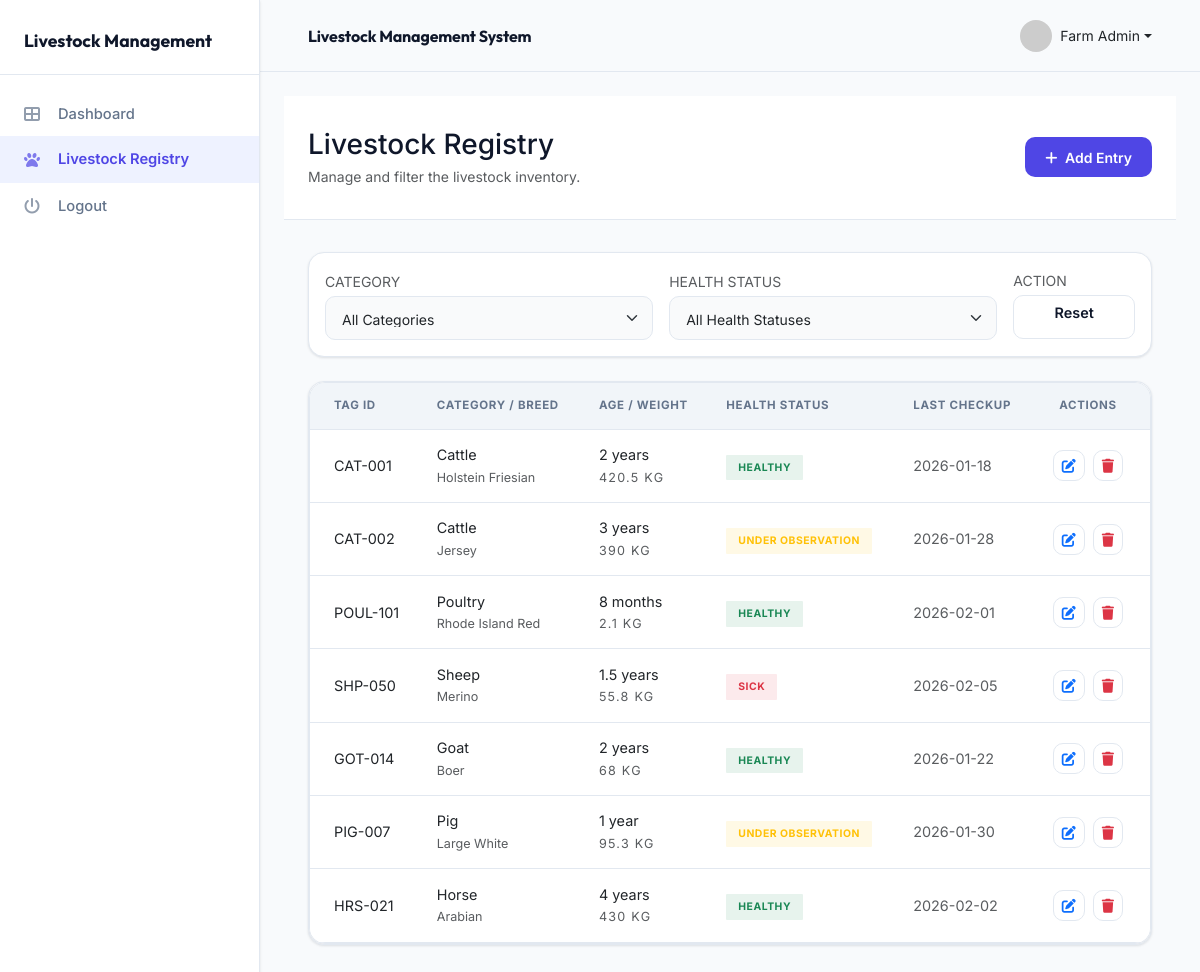
Screenshot of /02_livestock_mgmt/view_animals.php (signed in) with the database file from the repository.
### tables this page shows
CREATE TABLE IF NOT EXISTS livestock (
    id INT AUTO_INCREMENT PRIMARY KEY,
    tag_id VARCHAR(50) NOT NULL UNIQUE,
    category_id INT NOT NULL,
    breed VARCHAR(100),
    age VARCHAR(20),  
    weight FLOAT,  
    health_status ENUM('Healthy', 'Sick', 'Under Observation') DEFAULT 'Healthy',
    last_checkup_date DATE,
    created_at TIMESTAMP DEFAULT CURRENT_TIMESTAMP,
    FOREIGN KEY (category_id) REFERENCES categories(id) ON DELETE CASCADE
);

CREATE TABLE IF NOT EXISTS categories (
    id INT AUTO_INCREMENT PRIMARY KEY,
    category_name VARCHAR(100) NOT NULL UNIQUE
);

### 02_livestock_mgmt/view_animals.php (the view, shortened to what this page needs)
<?php
include 'includes/header.php';
include 'includes/sidebar.php';
require_once 'config.php';
$where_sql = "";
$query = "SELECT livestock.*, categories.category_name
          FROM livestock
          LEFT JOIN categories ON livestock.category_id = categories.id
          $where_sql
          ORDER BY livestock.created_at DESC";
$result = $conn->query($query);
?>
<div class="executive-header">
    <div class="d-flex justify-content-between align-items-center">
        <div>
            <h1 class="outfit fw-700 h3 mb-1">Livestock Registry</h1>
            <p class="text-muted small mb-0">Manage and filter the livestock inventory.</p>
        </div>
        <div class="d-flex gap-2">
            <a href="add.php" class="btn btn-primary btn-sm px-3">
                <i class="fas fa-plus me-1"></i> Add Entry
            </a>
        </div>
    </div>
</div>
<div class="container-fluid">
    <div class="card mb-4 border-0 shadow-sm">
        <div class="card-body p-3">
            <form action="" method="get" class="row g-3 align-items-center no-print filter-bar">
                <div class="col-md-5">
                    <label class="form-label small fw-600 text-muted mb-1">CATEGORY</label>
                    <select name="category" class="form-select filter-control" onchange="this.form.submit()">
                        <option value="">All Categories</option>
                    </select>
                </div>
                <div class="col-md-5">
                    <label class="form-label small fw-600 text-muted mb-1">HEALTH STATUS</label>
                    <select name="filter" class="form-select filter-control" onchange="this.form.submit()">
                        <option value="">All Health Statuses</option>
                    </select>
                </div>
                <div class="col-md-2 d-grid">
                    <label class="form-label small fw-600 text-muted mb-1">ACTION</label>
                    <a href="view_animals.php" class="btn btn-light border text-muted fw-600 filter-control">Reset</a>
                </div>
            </form>
        </div>
    </div>
    <div class="card overflow-hidden">
        <div class="table-responsive">
            <table class="table table-hover align-middle mb-0">
                <thead>
                    <tr>
                        <th class="ps-4">Tag ID</th>
                        <th>Category / Breed</th>
                        <th>Age / Weight</th>
                        <th>Health Status</th>
                        <th>Last Checkup</th>
                        <th class="pe-4 no-print text-center">Actions</th>
                    </tr>
                </thead>
                <tbody>
                    <?php if ($result && $result->num_rows > 0): ?>
                        <?php while($row = $result->fetch_assoc()): ?>
                            <tr>
                                <td class="ps-4 fw-600"><?php echo htmlspecialchars($row['tag_id']); ?></td>
                                <td>
                                    <div class="fw-600"><?php echo htmlspecialchars($row['category_name']); ?></div>
                                    <small class="text-muted"><?php echo htmlspecialchars($row['breed']); ?></small>
                                </td>
                                <td>
                                    <div><?php echo htmlspecialchars($row['age']); ?></div>
                                    <small class="text-muted tracking-widest"><?php echo htmlspecialchars($row['weight']); ?> KG</small>
                                </td>
                                <td>
                                    <?php
                                    $status_state = 'bg-light text-dark';
                                    if($row['health_status'] == 'Healthy') $status_state = 'bg-success bg-opacity-10 text-success';
                                    elseif($row['health_status'] == 'Sick') $status_state = 'bg-danger bg-opacity-10 text-danger';
                                    elseif($row['health_status'] == 'Under Observation') $status_state = 'bg-warning bg-opacity-10 text-warning';
                                    ?>
                                    <span class="badge-zen <?php echo $status_state; ?>"><?php echo htmlspecialchars($row['health_status']); ?></span>
                                </td>
                                <td class="text-muted"><?php echo htmlspecialchars($row['last_checkup_date']); ?></td>
                                <td class="pe-4 no-print text-center">
                                    <div class="d-flex justify-content-center gap-2">
                                        <a href="edit.php?id=<?php echo $row['id']; ?>" class="btn btn-sm btn-light border" title="Edit Entry"><i class="fas fa-edit text-primary"></i></a>
                                        <a href="delete.php?id=<?php echo $row['id']; ?>" class="btn btn-sm btn-light border" title="Delete Entry" onclick="return confirm('Are you sure you want to delete this record?')">
                                            <i class="fas fa-trash text-danger"></i>
                                        </a>
                                    </div>
                                </td>
                            </tr>
                        <?php endwhile; ?>
                    <?php else: ?>
                        <tr><td colspan="6" class="text-center py-5 text-muted">No livestock records match your search criteria.</td></tr>
                    <?php endif; ?>
                </tbody>
            </table>
        </div>
    </div>
</div>
<?php
include 'includes/footer.php';
?>

### 02_livestock_mgmt/assets/css/style.css (style rules this page uses)
:root { --primary: #4f46e5; --primary-hover: #4338ca; --bg-main: #f9fafb; --bg-white: #ffffff; --sidebar-bg: #ffffff; --sidebar-border: #f1f5f9; --text-main: #111827; --text-muted: #6b7280; --border-color: #f1f5f9; --shadow-zen: 0 4px 6px -1px rgba(0, 0, 0, 0.02), 0 2px 4px -2px rgba(0, 0, 0, 0.02); --sidebar-width: 260px; --nav-height: 70px; --transition: all 0.2s cubic-bezier(0.4, 0, 0.2, 1); }
* { box-sizing: border-box; }
body { background-color: var(--bg-main); color: var(--text-main); font-family: 'Inter', system-ui, -apple-system, sans-serif; margin: 0; padding: 0; -webkit-font-smoothing: antialiased; overflow-x: hidden; }
.executive-header { background: #fff; padding: 2rem 1.5rem; border-bottom: 1px solid var(--border-color); margin-bottom: 2rem; }
.card { background: #fff !important; border: 1px solid var(--border-color) !important; border-radius: 1px !important; box-shadow: var(--shadow-zen) !important; transition: var(--transition); margin-bottom: 1.5rem; }
.table-responsive { border-radius: 1px; border: 1px solid var(--border-color); background: #fff; }
.table thead th { background: #f9fafb; padding: 1rem; font-size: 0.7rem; font-weight: 700; text-transform: uppercase; letter-spacing: 0.05em; color: var(--text-muted); border-bottom: 1px solid var(--border-color); }
.table td { padding: 1rem; border-bottom: 1px solid var(--border-color); font-size: 0.875rem; }
.form-control, .form-select { border-radius: 1px !important; border-color: #f1f5f9 !important; padding: 0.75rem 1rem !important; font-size: 0.875rem !important; background-color: #f9fafb !important; }
.btn-primary { background: var(--primary) !important; border: none !important; border-radius: 1px !important; }
.btn-light { border-radius: 1px !important; }
.tracking-widest { letter-spacing: 0.1em; }
.badge-zen { font-size: 0.65rem; font-weight: 700; text-transform: uppercase; letter-spacing: 0.05em; padding: 0.4rem 0.75rem; border-radius: 1px; }
.filter-bar .filter-control, .filter-bar .form-control, .filter-bar .form-select, .filter-bar .btn, .filter-bar .input-group-text { height: 44px; border-radius: 12px; font-size: 0.9rem; }
.filter-bar .form-control, .filter-bar .form-select { padding-top: 0.6rem; padding-bottom: 0.6rem; }
:root { --primary: #4f46e5; --primary-600: #4338ca; --primary-50: #eef2ff; --bg-main: #f8fafc; --surface: #ffffff; --surface-muted: #f1f5f9; --text-main: #0f172a; --text-muted: #64748b; --border-color: #e2e8f0; --shadow-sm: 0 1px 2px rgba(15, 23, 42, 0.04), 0 1px 3px rgba(15, 23, 42, 0.08); --shadow-md: 0 12px 24px rgba(15, 23, 42, 0.08); --sidebar-width: 260px; --nav-height: 72px; --radius-lg: 16px; --radius-md: 12px; --radius-sm: 10px; --transition: all 0.25s ease; }
a { color: inherit; text-decoration: none; }
.container-fluid { padding-left: 1.5rem !important; padding-right: 1.5rem !important; }
.card { background: var(--surface) !important; border: 1px solid var(--border-color) !important; border-radius: var(--radius-lg) !important; box-shadow: var(--shadow-sm) !important; transition: var(--transition); margin-bottom: 1.5rem; }
.table-responsive { border-radius: var(--radius-lg); border: 1px solid var(--border-color); background: var(--surface); overflow: hidden; box-shadow: var(--shadow-sm); }
.table { margin-bottom: 0; color: var(--text-main); }
.table thead th { background: var(--surface-muted); padding: 0.9rem 1rem; font-size: 0.72rem; font-weight: 700; text-transform: uppercase; letter-spacing: 0.06em; color: var(--text-muted); border-bottom: 1px solid var(--border-color); }
.table td { padding: 0.9rem 1rem; border-bottom: 1px solid var(--border-color); font-size: 0.9rem; }
.form-control, .form-select { border-radius: var(--radius-sm) !important; border-color: var(--border-color) !important; padding: 0.6rem 0.85rem; box-shadow: none !important; }
.btn-primary { background: var(--primary) !important; border: none !important; padding: 0.6rem 1.25rem !important; font-weight: 600 !important; border-radius: var(--radius-sm) !important; transition: var(--transition); }
.btn-light, .btn-link, .btn-teal, .btn-magenta, .btn-navy, .btn-gold, .btn-yellow, .btn-purple, .btn-danger { border-radius: var(--radius-sm) !important; border: 1px solid var(--border-color) !important; background: var(--surface) !important; color: var(--text-main) !important; font-weight: 600 !important; transition: var(--transition); }

### rows the page displays
livestock: tag "CAT-001", category.category_name "Cattle", breed "Holstein Friesian", age "2 years", weight "420.5", health_status "HEALTHY", last_checkup_date "2026-01-18"
livestock: tag "CAT-002", category.category_name "Cattle", breed "Jersey", age "3 years", weight "390", health_status "UNDER OBSERVATION", last_checkup_date "2026-01-28"
livestock: tag "POUL-101", category.category_name "Poultry", breed "Rhode Island Red", age "8 months", weight "2.1", health_status "HEALTHY", last_checkup_date "2026-02-01"
livestock: tag "SHP-050", category.category_name "Sheep", breed "Merino", age "1.5 years", weight "55.8", health_status "SICK", last_checkup_date "2026-02-05"
livestock: tag "GOT-014", category.category_name "Goat", breed "Boer", age "2 years", weight "68", health_status "HEALTHY", last_checkup_date "2026-01-22"
livestock: tag "PIG-007", category.category_name "Pig", breed "Large White", age "1 year", weight "95.3", health_status "UNDER OBSERVATION", last_checkup_date "2026-01-30"
livestock: tag "HRS-021", category.category_name "Horse", breed "Arabian", age "4 years", weight "430", health_status "HEALTHY", last_checkup_date "2026-02-02"
